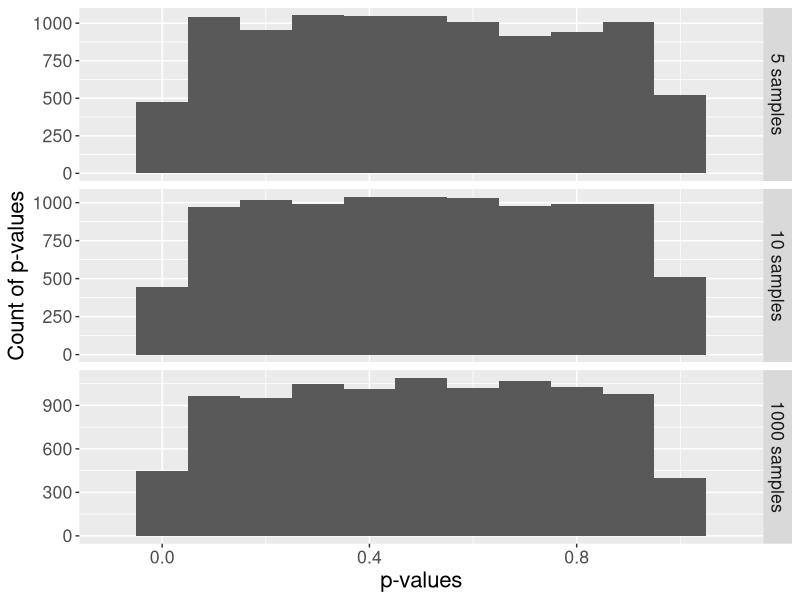
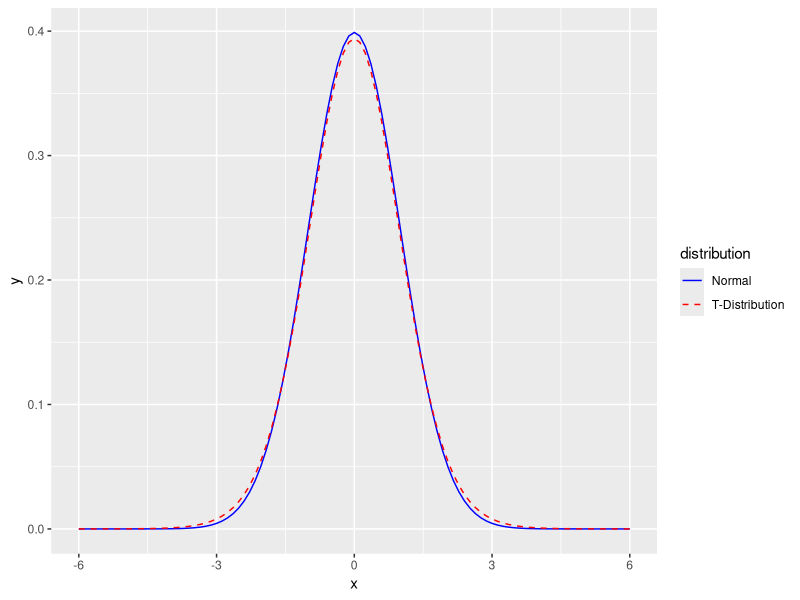
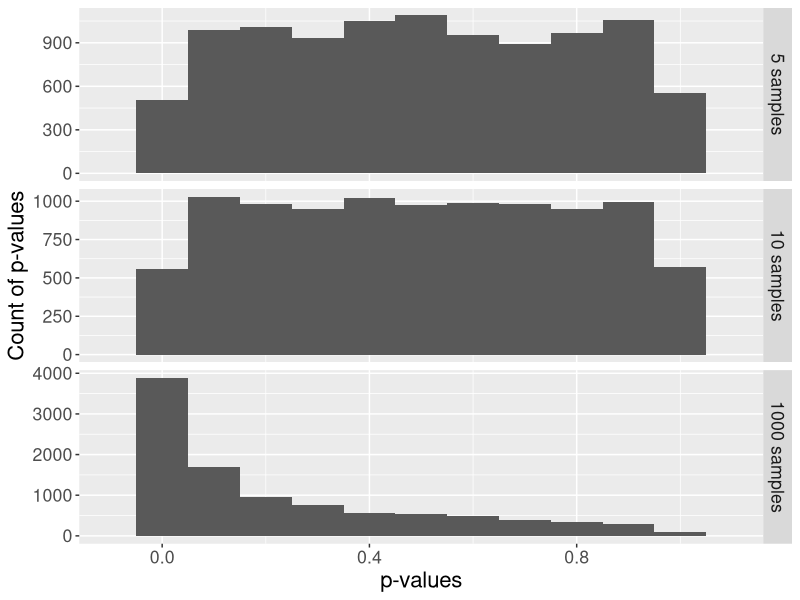
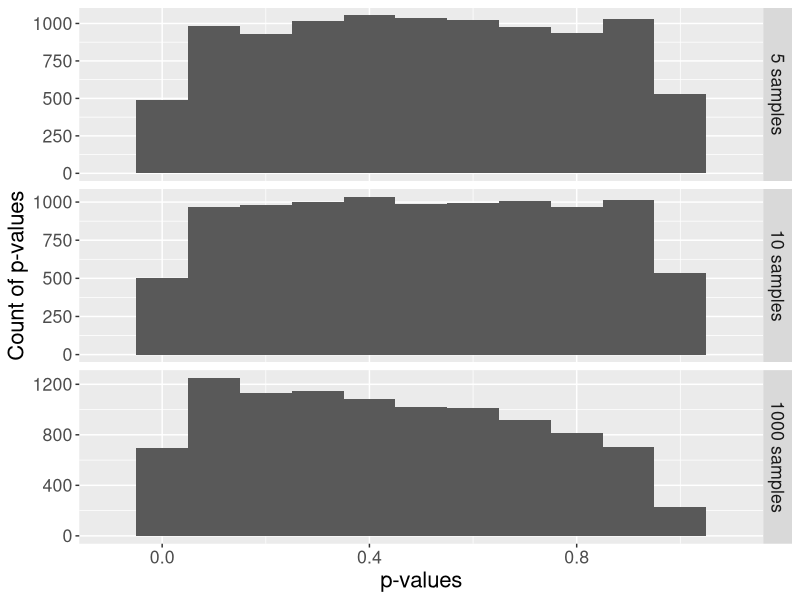
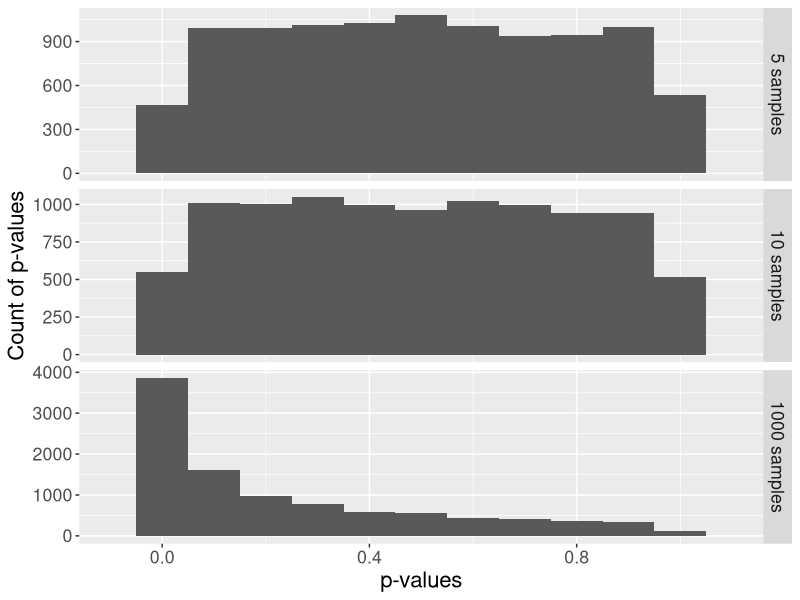
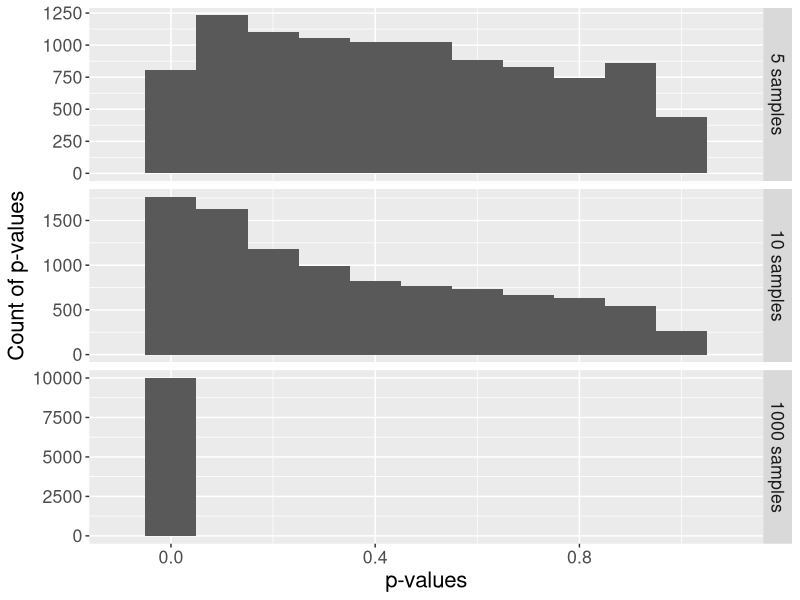

These figures' R source, in order:
## ---- chunk 1
set.seed(42)
# Create random data with a mean of 0.
x <- rnorm(1000, mean = 0)

# Run a Shapiro-Wilk normality test
shapiro.test(x)
## ---- chunk 2
# I changed the assignment slightly so that the whole table was not shown.
head(CO2)
## ---- chunk 3
# Assign the uptake column to y
y <- CO2$uptake

# Run a Shapiro-Wilk normality test
shapiro.test(y)
## ---- chunk 4
library(ggplot2)
library(reshape2)
assign_vector <- function(data_in, n = 1000){
  p_5 <- replicate(n=n, expr = shapiro.test(sample(data_in, 5, replace = TRUE))$p.value)
  p_10 <- replicate(n=n, expr = shapiro.test(sample(data_in, 10, replace = TRUE))$p.value)
  p_1000 <- replicate(n=n, expr = shapiro.test(sample(data_in, 1000, replace=TRUE))$p.value)
  p_df <- cbind(p_5, p_10, p_1000)
  p_df <- as.data.frame(p_df)
  colnames(p_df) <- c("5 samples", "10 samples", "1000 samples")
  p_df_m <- melt(p_df)
  p_df_m <- transform(p_df_m, variable = factor(variable, levels = c("5 samples","10 samples","1000 samples")))
  return(p_df_m)
}
## ---- chunk 5
# generate data and use the function
n_rand <- 100000
n_test <- 10000
my_data <- rnorm(n_rand)
p_df_m <- assign_vector(my_data, n = n_test)
## ---- chunk 6
ggplot(p_df_m, aes(x=value)) + 
  geom_histogram(binwidth = 1/10) +
  facet_grid(facets = variable ~ ., scales = "free_y") +
  xlim(-0.1,1.1) +
  ylab("Count of p-values") +
  xlab("p-values") +
  theme(text = element_text(size = 16))
## ---- chunk 7
ggplot(NULL, aes(x=x, color = distribution)) + 
  stat_function(fun=dnorm, data = data.frame(x = c(-6,6), distribution = factor(1))) + 
  stat_function(fun=dt, args = list( df = 20), data = data.frame(x = c(-6,6), distribution = factor(2)), linetype = "dashed") + 
  scale_colour_manual(values = c("blue","red"), labels = c("Normal","T-Distribution"))
## ---- chunk 8
my_data <- rt(n_rand, df = 20)
p_df_m <- assign_vector(my_data, n = n_test)
ggplot(p_df_m, aes(x=value)) + 
  geom_histogram(binwidth = 1/10) +
  facet_grid(facets = variable ~ ., scales = "free_y") +
  xlim(-0.1,1.1) +
  ylab("Count of p-values") +
  xlab("p-values") +
  theme(text = element_text(size = 16))

## ---- chunk 9
my_data <- rt(n_rand, df = 20)
my_data_2 <- rnorm(n_rand)
my_data <- my_data[which(my_data < 3 & my_data > -3)]
my_data <- c(my_data, my_data_2[which(my_data_2 < -3 | my_data_2 > 3)])
p_df_m <- assign_vector(my_data, n = n_test)
ggplot(p_df_m, aes(x=value)) + 
  geom_histogram(binwidth = 1/10) +
  facet_grid(facets = variable ~ ., scales = "free_y") +
  xlim(-0.1,1.1) +
  ylab("Count of p-values") +
  xlab("p-values") +
  theme(text = element_text(size = 16))
## ---- chunk 10
my_data <- rnorm(n_rand)
my_data_2 <- rt(n_rand, df = 20)
my_data <- my_data[which(my_data < 3 & my_data > -3)]
my_data <- c(my_data, my_data_2[which(my_data_2 < -3 | my_data_2 > 3)])
p_df_m <- assign_vector(my_data, n = n_test)

ggplot(p_df_m, aes(x=value)) + 
  geom_histogram(binwidth = 1/10) +
  facet_grid(facets = variable ~ ., scales = "free_y") +
  xlim(-0.1,1.1) +
  ylab("Count of p-values") +
  xlab("p-values") +
  theme(text = element_text(size = 16))
## ---- chunk 11
my_data <- rlnorm(n_rand, 0, 0.4)
p_df_m <- assign_vector(my_data, n = n_test)

ggplot(p_df_m, aes(x=value)) + 
  geom_histogram(binwidth = 1/10) +
  facet_grid(facets = variable ~ ., scales = "free_y") +
  xlim(-0.1,1.1) +
  ylab("Count of p-values") +
  xlab("p-values") +
  theme(text = element_text(size = 16))
